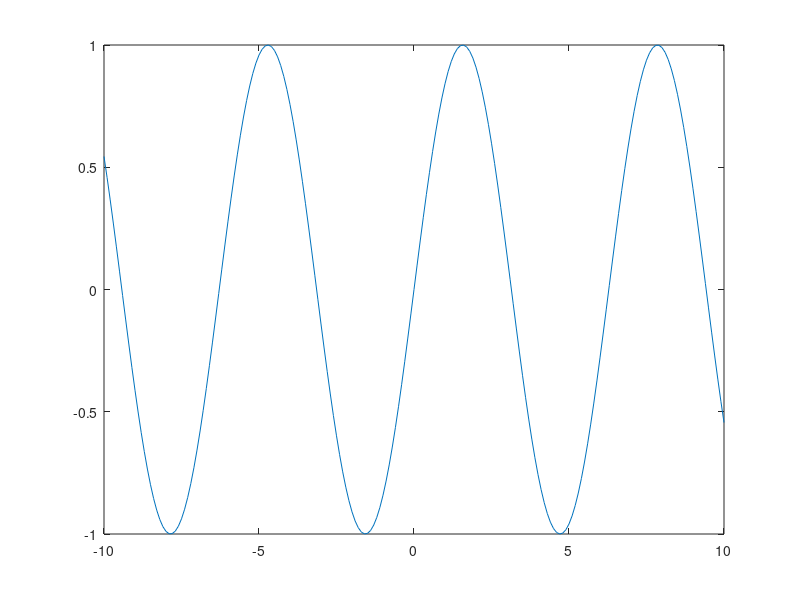

Source code (MATLAB):
% ---
% jupyter:
%   kernelspec:
%     display_name: Octave
%     language: octave
%     name: octave
% ---

% A markdown cell

1 + 1

% a code cell with comments
2 + 2

% a simple plot
x = -10:0.1:10;
plot (x, sin (x));

%plot -w 800
% a simple plot with a magic instruction
x = -10:0.1:10;
plot (x, sin (x));

% And to finish with, a Python cell

% + language="python"
% a = 1
% -

% + language="python"
% a + 1
